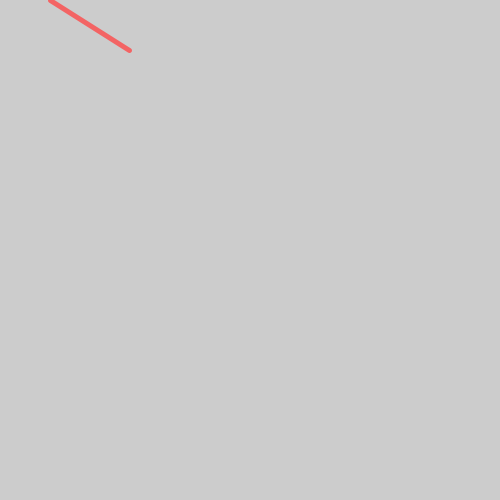
Frame 1 (no input)
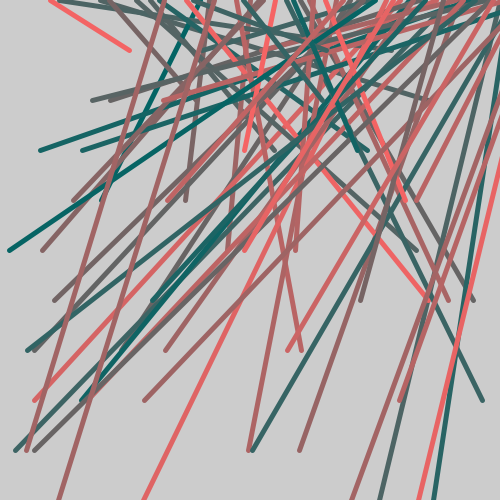
Frame 60 (the mouse pressed at the canvas centre just before this capture)
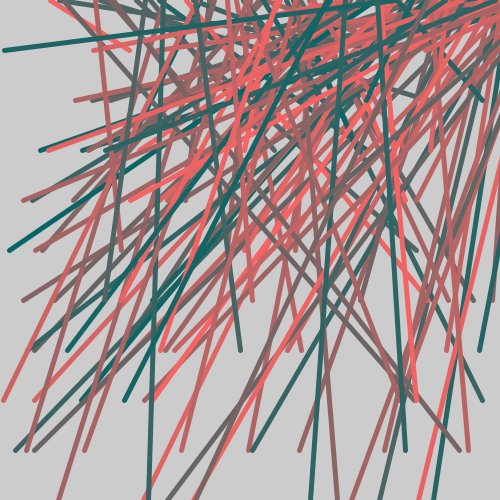
Frame 120 (the mouse held since frame 60 and released just before this capture)

The Processing sketch that drew these frames (run headless with seeded random() and noise(); from frame 60 on, the mouse is pressed at the canvas centre):

// Processing sketch: processing_159832
// ── processing_159832.pde

int sizeX;
int size = 0;
int coler;
int r;
int r2;

void setup() {
  size(500, 500);
}

void draw() {

  r = int(random(0, 500));  
  r2 = int(random(0, 500));  
  coler = int(random(0, 256)); 
  stroke(coler, 100, 100);
  strokeWeight(5);
  size = size + 50;
  sizeX = sizeX + 50;
  line(sizeX, 0, r2, size);

  if (sizeX >= 500) {
    sizeX = r;
  }

  if (size >= 500) {
    size = 0;
  }
}
